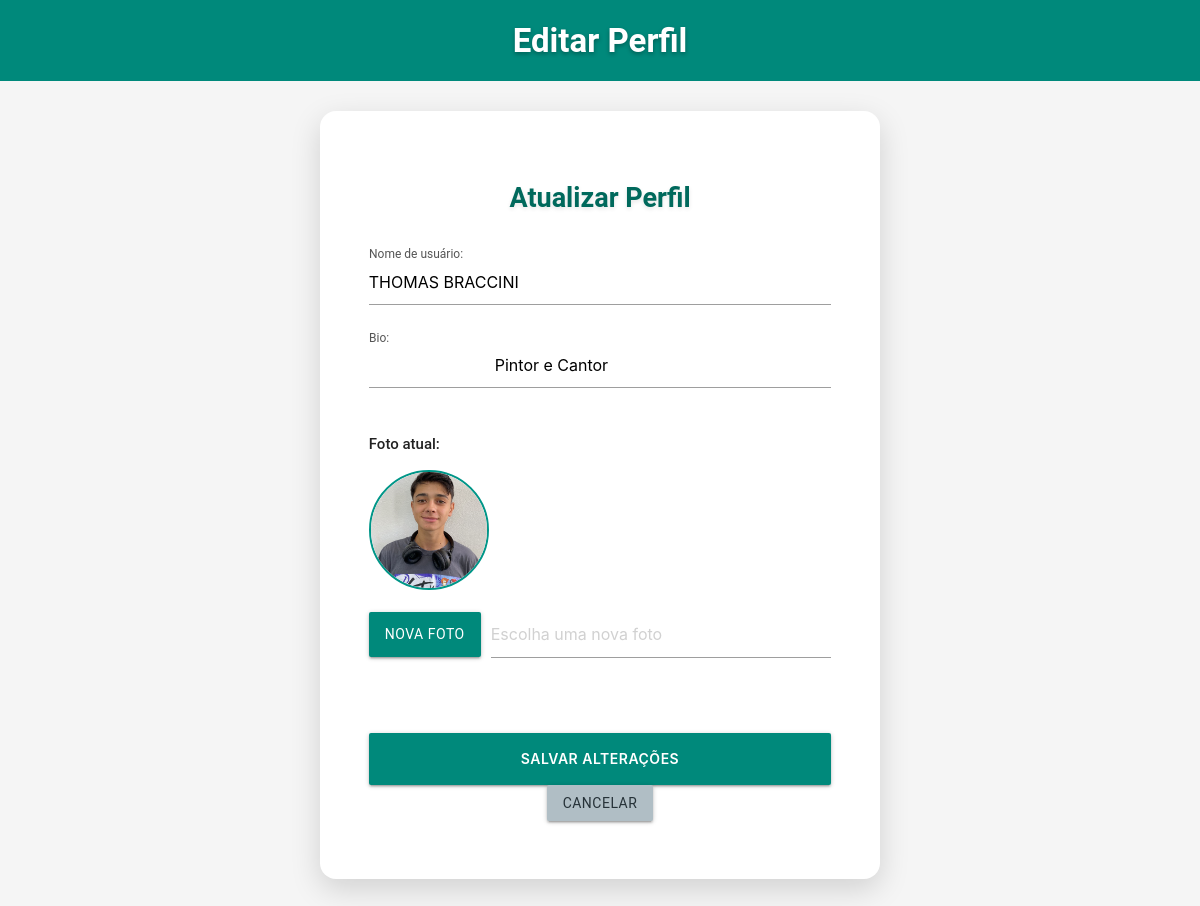
Screenshot of /meu_perfil/editar_perfil.php (signed in) with the database file from the repository.
### tables this page shows
CREATE TABLE IF NOT EXISTS `usuario` (
  `id_usuario` int NOT NULL AUTO_INCREMENT,
  `nome` varchar(150) NOT NULL,
  `email` varchar(255) NOT NULL,
  `senha` varchar(255) NOT NULL,
  `preferencias` text,
  `data_cadastro` datetime DEFAULT CURRENT_TIMESTAMP,
  `deleted_at` datetime DEFAULT NULL,
  `verificado` tinyint(1) DEFAULT '0',
  `codigo_verificacao` varchar(10) DEFAULT NULL,
  `codigo_expira_em` int DEFAULT NULL,
  `token_recuperacao` varchar(32) DEFAULT NULL,
  `token_expira_em` int DEFAULT NULL,
  `foto_perfil` varchar(255) DEFAULT NULL,
  `is_admin` tinyint(1) DEFAULT '0',
  PRIMARY KEY (`id_usuario`),
  UNIQUE KEY `email` (`email`)
);

### meu_perfil/editar_perfil.php (the view, shortened to what this page needs)
<?php
require_once "../conexao.php";
$id = $_SESSION['user_id'];
$sql = "SELECT nome, preferencias, foto_perfil
        FROM usuario
        WHERE id_usuario = $id AND deleted_at IS NULL";
$resultado = mysqli_query($conexao, $sql);
$usuario = mysqli_fetch_assoc($resultado);
?>
<!DOCTYPE html>
<html lang="pt-br">
<head>
    <link type="text/css" rel="stylesheet" href="../css/materialize.min.css" media="screen,projection"/>
    <link type="text/css" rel="stylesheet" href="../css/style_todos.css"/>
</head>
<body>
    <h1 class="title-nac">Editar Perfil</h1>
    <div class="upload-container">
        <div class="upload-card">
            <h2 class="upload-title">Atualizar Perfil</h2>
            <form action="editar_perfil.php" method="POST" enctype="multipart/form-data">
                <div class="row">
                    <div class="input-field col s12">
                        <input type="text" name="nome" id="nome" required maxlength="150" class="validate"
                            value="<?= htmlspecialchars($usuario['nome'], ENT_QUOTES) ?>">
                        <label for="nome">Nome de usuário:</label>
                    </div>
                    <div class="input-field col s12">
                        <textarea name="preferencias" id="preferencias" class="materialize-textarea">
                            <?= htmlspecialchars($usuario['preferencias'], ENT_QUOTES) ?>
                        </textarea>
                        <label for="preferencias">Bio:</label>
                    </div>
                    <div class="col s12">
                        <p><strong>Foto atual:</strong></p>
                        <?php
                            if (!empty($usuario['foto_perfil'])) {
                                $caminho_foto = "../" . $usuario['foto_perfil'];
                            } else {
                                $caminho_foto = '';
                            }
                            if ($caminho_foto && file_exists($caminho_foto)) {
                        ?>
                            <img src="<?= $caminho_foto ?>" alt="Foto atual"
                                class="circle"
                                style="width: 120px; height: 120px; object-fit: cover; border: 2px solid #009688;">
                        <?php
                        }
                        ?>
                    </div>
                    <div class="file-field input-field col s12">
                        <div class="btn teal darken-1">
                            <span>Nova Foto</span>
                        </div>
                        <div class="file-path-wrapper">
                            <input class="file-path validate" type="text"
                                placeholder="Escolha uma nova foto">
                        </div>
                    </div>
                    <div class="col s12" style="margin-top: 2rem; text-align: center;">
                        <button type="submit" class="btn waves-effect waves-light btn-upload">
                            Salvar Alterações
                        </button>
                        <a href="meu_perfil.php" class="btn waves-effect waves-light btn-cancel">
                            Cancelar
                        </a>
                    </div>
                </div>
            </form>
        </div>
    </div>
</body>
</html>

### css/style_todos.css (style rules this page uses)
body { background: #f5f5f5; font-family: 'Roboto', sans-serif; display: flex; flex-direction: column; min-height: 100vh; margin: 0; }
.title-nac { background: #00897b; color: white; text-align: center; padding: 1.5rem 0; font-size: 2.2rem; font-weight: 600; margin: 0; text-shadow: 0 2px 4px rgba(0,0,0,0.3); }
.input-field input { font-size: 1rem ; padding: 0 1rem ; }
.input-field label { color: #555; font-size: 1rem; }
.upload-container { flex: 1; display: flex; justify-content: center; align-items: center; padding: 2rem; min-height: calc(100vh - 140px); }
.upload-card { background: white; padding: 2.5rem; border-radius: 16px; box-shadow: 0 10px 30px rgba(0,0,0,0.15); width: 100%; max-width: 560px; }
.upload-title { font-size: 1.8rem; font-weight: 600; color: #00695c; text-align: center; margin-bottom: 2rem; text-shadow: 0 2px 4px rgba(0,0,0,0.1); }
.btn-upload { background: #00897b; width: 100%; height: 52px; font-weight: 600; text-transform: uppercase; letter-spacing: 0.5px; margin-top: 1.5rem; }
.btn-cancel { background: #b0bec5 !important; color: #263238 !important; }
.file-field .btn { background: #00695c; }

### rows the page displays
usuario: nome "THOMAS BRACCINI", preferencias "Pintor e Cantor", foto_perfil (picture)
